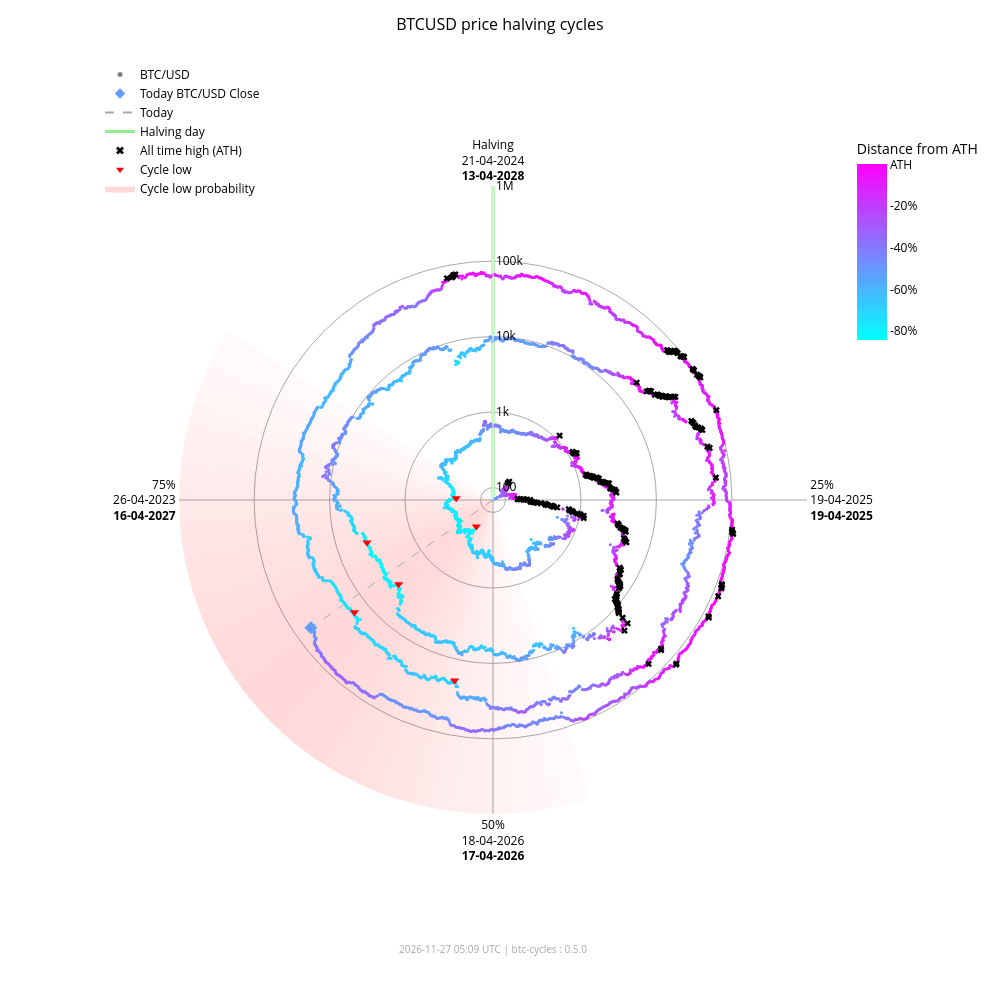

The notebook cell this image was saved under:
### Markdown cell above
### Interactive chart (plotly)

### Code cell
fig_interactive = btc.plot(
    kind="interactive",
    from_date="2012-11-28",
)
# plotly config for interactivity
config = {"scrollZoom": True, "displayModeBar": True}
# display in notebook
fig_interactive.show(config=config)

### Figure 1 — Plotly figure (JSON) as saved in the notebook; plotly's stock layout.template omitted (floating-point values rounded to 4 significant figures; data arrays with more than 128 entries replaced by an {"elided": "..."} marker saying what was removed)
{"data": [{"fill": "toself", "fillcolor": "rgba(255,0,0,0.018306980149439524)", "hoverinfo": "skip", "line": {"width": 0}, "mode": "lines", "r": [68.43, 1000000, 1000000, 68.43, 68.43], "showlegend": false, "theta": [162.0, 162.0, 165.6, 165.6, 162.0], "type": "scatterpolar"}, {"fill": "toself", "fillcolor": "rgba(255,0,0,0.02405911634527998)", "hoverinfo": "skip", "line": {"width": 0}, "mode": "lines", "r": [68.43, 1000000, 1000000, 68.43, 68.43], "showlegend": false, "theta": [165.6, 165.6, 169.2, 169.2, 165.6], "type": "scatterpolar"}, {"fill": "toself", "fillcolor": "rgba(255,0,0,0.030803449372254352)", "hoverinfo": "skip", "line": {"width": 0}, "mode": "lines", "r": [68.43, 1000000, 1000000, 68.43, 68.43], "showlegend": false, "theta": [169.2, 169.2, 172.8, 172.8, 169.2], "type": "scatterpolar"}, {"fill": "toself", "fillcolor": "rgba(255,0,0,0.03847233586005252)", "hoverinfo": "skip", "line": {"width": 0}, "mode": "lines", "r": [68.43, 1000000, 1000000, 68.43, 68.43], "showlegend": false, "theta": [172.8, 172.8, 176.4, 176.4, 172.8], "type": "scatterpolar"}, {"fill": "toself", "fillcolor": "rgba(255,0,0,0.04694405159551339)", "hoverinfo": "skip", "line": {"width": 0}, "mode": "lines", "r": [68.43, 1000000, 1000000, 68.43, 68.43], "showlegend": false, "theta": [176.4, 176.4, 180.0, 180.0, 176.4], "type": "scatterpolar"}, {"fill": "toself", "fillcolor": "rgba(255,0,0,0.05605603979818329)", "hoverinfo": "skip", "line": {"width": 0}, "mode": "lines", "r": [68.43, 1000000, 1000000, 68.43, 68.43], "showlegend": false, "theta": [180.0, 180.0, 183.6, 183.6, 180.0], "type": "scatterpolar"}, {"fill": "toself", "fillcolor": "rgba(255,0,0,0.06562330627802694)", "hoverinfo": "skip", "line": {"width": 0}, "mode": "lines", "r": [68.43, 1000000, 1000000, 68.43, 68.43], "showlegend": false, "theta": [183.6, 183.6, 187.2, 187.2, 183.6], "type": "scatterpolar"}, {"fill": "toself", "fillcolor": "rgba(255,0,0,0.07545707932574237)", "hoverinfo": "skip", "line": {"width": 0}, "mode": "lines", "r": [68.43, 1000000, 1000000, 68.43, 68.43], "showlegend": false, "theta": [187.2, 187.2, 190.8, 190.8, 187.2], "type": "scatterpolar"}, {"fill": "toself", "fillcolor": "rgba(255,0,0,0.08537841060169407)", "hoverinfo": "skip", "line": {"width": 0}, "mode": "lines", "r": [68.43, 1000000, 1000000, 68.43, 68.43], "showlegend": false, "theta": [190.8, 190.8, 194.4, 194.4, 190.8], "type": "scatterpolar"}, {"fill": "toself", "fillcolor": "rgba(255,0,0,0.09522272137134848)", "hoverinfo": "skip", "line": {"width": 0}, "mode": "lines", "r": [68.43, 1000000, 1000000, 68.43, 68.43], "showlegend": false, "theta": [194.4, 194.4, 198.0, 198.0, 194.4], "type": "scatterpolar"}, {"fill": "toself", "fillcolor": "rgba(255,0,0,0.10483418800389058)", "hoverinfo": "skip", "line": {"width": 0}, "mode": "lines", "r": [68.43, 1000000, 1000000, 68.43, 68.43], "showlegend": false, "theta": [198.0, 198.0, 201.6, 201.6, 198.0], "type": "scatterpolar"}, {"fill": "toself", "fillcolor": "rgba(255,0,0,0.11405248627197925)", "hoverinfo": "skip", "line": {"width": 0}, "mode": "lines", "r": [68.43, 1000000, 1000000, 68.43, 68.43], "showlegend": false, "theta": [201.6, 201.6, 205.2, 205.2, 201.6], "type": "scatterpolar"}, {"fill": "toself", "fillcolor": "rgba(255,0,0,0.12269756305009562)", "hoverinfo": "skip", "line": {"width": 0}, "mode": "lines", "r": [68.43, 1000000, 1000000, 68.43, 68.43], "showlegend": false, "theta": [205.2, 205.2, 208.8, 208.8, 205.2], "type": "scatterpolar"}, {"fill": "toself", "fillcolor": "rgba(255,0,0,0.13055959037792858)", "hoverinfo": "skip", "line": {"width": 0}, "mode": "lines", "r": [68.43, 1000000, 1000000, 68.43, 68.43], "showlegend": false, "theta": [208.8, 208.8, 212.4, 212.4, 208.8], "type": "scatterpolar"}, {"fill": "toself", "fillcolor": "rgba(255,0,0,0.13740037014073872)", "hoverinfo": "skip", "line": {"width": 0}, "mode": "lines", "r": [68.43, 1000000, 1000000, 68.43, 68.43], "showlegend": false, "theta": [212.4, 212.4, 216.0, 216.0, 212.4], "type": "scatterpolar"}, {"fill": "toself", "fillcolor": "rgba(255,0,0,0.14296927208088228)", "hoverinfo": "skip", "line": {"width": 0}, "mode": "lines", "r": [68.43, 1000000, 1000000, 68.43, 68.43], "showlegend": false, "theta": [216.0, 216.0, 219.6, 219.6, 216.0], "type": "scatterpolar"}, {"fill": "toself", "fillcolor": "rgba(255,0,0,0.14703219887325494)", "hoverinfo": "skip", "line": {"width": 0}, "mode": "lines", "r": [68.43, 1000000, 1000000, 68.43, 68.43], "showlegend": false, "theta": [219.6, 219.6, 223.2, 223.2, 219.6], "type": "scatterpolar"}, {"fill": "toself", "fillcolor": "rgba(255,0,0,0.14940752827264187)", "hoverinfo": "skip", "line": {"width": 0}, "mode": "lines", "r": [68.43, 1000000, 1000000, 68.43, 68.43], "showlegend": false, "theta": [223.2, 223.2, 226.8, 226.8, 223.2], "type": "scatterpolar"}, {"fill": "toself", "fillcolor": "rgba(255,0,0,0.15)", "hoverinfo": "skip", "line": {"width": 0}, "mode": "lines", "r": [68.43, 1000000, 1000000, 68.43, 68.43], "showlegend": false, "theta": [226.8, 226.8, 230.4, 230.4, 226.8], "type": "scatterpolar"}, {"fill": "toself", "fillcolor": "rgba(255,0,0,0.14882314851976614)", "hoverinfo": "skip", "line": {"width": 0}, "mode": "lines", "r": [68.43, 1000000, 1000000, 68.43, 68.43], "showlegend": false, "theta": [230.4, 230.4, 234.0, 234.0, 230.4], "type": "scatterpolar"}, {"fill": "toself", "fillcolor": "rgba(255,0,0,0.14600334989350275)", "hoverinfo": "skip", "line": {"width": 0}, "mode": "lines", "r": [68.43, 1000000, 1000000, 68.43, 68.43], "showlegend": false, "theta": [234.0, 234.0, 237.6, 237.6, 234.0], "type": "scatterpolar"}, {"fill": "toself", "fillcolor": "rgba(255,0,0,0.14176315293000513)", "hoverinfo": "skip", "line": {"width": 0}, "mode": "lines", "r": [68.43, 1000000, 1000000, 68.43, 68.43], "showlegend": false, "theta": [237.6, 237.6, 241.2, 241.2, 237.6], "type": "scatterpolar"}, {"fill": "toself", "fillcolor": "rgba(255,0,0,0.1363869302869166)", "hoverinfo": "skip", "line": {"width": 0}, "mode": "lines", "r": [68.43, 1000000, 1000000, 68.43, 68.43], "showlegend": false, "theta": [241.2, 241.2, 244.8, 244.8, 241.2], "type": "scatterpolar"}, {"fill": "toself", "fillcolor": "rgba(255,0,0,0.13017643696734477)", "hoverinfo": "skip", "line": {"width": 0}, "mode": "lines", "r": [68.43, 1000000, 1000000, 68.43, 68.43], "showlegend": false, "theta": [244.8, 244.8, 248.4, 248.4, 244.8], "type": "scatterpolar"}, {"fill": "toself", "fillcolor": "rgba(255,0,0,0.1234063302665758)", "hoverinfo": "skip", "line": {"width": 0}, "mode": "lines", "r": [68.43, 1000000, 1000000, 68.43, 68.43], "showlegend": false, "theta": [248.4, 248.4, 252.0, 252.0, 248.4], "type": "scatterpolar"}, {"fill": "toself", "fillcolor": "rgba(255,0,0,0.11628949020714345)", "hoverinfo": "skip", "line": {"width": 0}, "mode": "lines", "r": [68.43, 1000000, 1000000, 68.43, 68.43], "showlegend": false, "theta": [252.0, 252.0, 255.6, 255.6, 252.0], "type": "scatterpolar"}, {"fill": "toself", "fillcolor": "rgba(255,0,0,0.108959277972535)", "hoverinfo": "skip", "line": {"width": 0}, "mode": "lines", "r": [68.43, 1000000, 1000000, 68.43, 68.43], "showlegend": false, "theta": [255.6, 255.6, 259.2, 259.2, 255.6], "type": "scatterpolar"}, {"fill": "toself", "fillcolor": "rgba(255,0,0,0.1014715299920515)", "hoverinfo": "skip", "line": {"width": 0}, "mode": "lines", "r": [68.43, 1000000, 1000000, 68.43, 68.43], "showlegend": false, "theta": [259.2, 259.2, 262.8, 262.8, 259.2], "type": "scatterpolar"}, {"fill": "toself", "fillcolor": "rgba(255,0,0,0.09382430417652897)", "hoverinfo": "skip", "line": {"width": 0}, "mode": "lines", "r": [68.43, 1000000, 1000000, 68.43, 68.43], "showlegend": false, "theta": [262.8, 262.8, 266.4, 266.4, 262.8], "type": "scatterpolar"}, {"fill": "toself", "fillcolor": "rgba(255,0,0,0.08598937207621672)", "hoverinfo": "skip", "line": {"width": 0}, "mode": "lines", "r": [68.43, 1000000, 1000000, 68.43, 68.43], "showlegend": false, "theta": [266.4, 266.4, 270.0, 270.0, 266.4], "type": "scatterpolar"}, {"fill": "toself", "fillcolor": "rgba(255,0,0,0.07794710108398434)", "hoverinfo": "skip", "line": {"width": 0}, "mode": "lines", "r": [68.43, 1000000, 1000000, 68.43, 68.43], "showlegend": false, "theta": [270.0, 270.0, 273.6, 273.6, 270.0], "type": "scatterpolar"}, {"fill": "toself", "fillcolor": "rgba(255,0,0,0.06971614429145927)", "hoverinfo": "skip", "line": {"width": 0}, "mode": "lines", "r": [68.43, 1000000, 1000000, 68.43, 68.43], "showlegend": false, "theta": [273.6, 273.6, 277.2, 277.2, 273.6], "type": "scatterpolar"}, {"fill": "toself", "fillcolor": "rgba(255,0,0,0.061371174705723626)", "hoverinfo": "skip", "line": {"width": 0}, "mode": "lines", "r": [68.43, 1000000, 1000000, 68.43, 68.43], "showlegend": false, "theta": [277.2, 277.2, 280.8, 280.8, 277.2], "type": "scatterpolar"}, {"fill": "toself", "fillcolor": "rgba(255,0,0,0.05304520605236535)", "hoverinfo": "skip", "line": {"width": 0}, "mode": "lines", "r": [68.43, 1000000, 1000000, 68.43, 68.43], "showlegend": false, "theta": [280.8, 280.8, 284.4, 284.4, 280.8], "type": "scatterpolar"}, {"fill": "toself", "fillcolor": "rgba(255,0,0,0.044916938988340704)", "hoverinfo": "skip", "line": {"width": 0}, "mode": "lines", "r": [68.43, 1000000, 1000000, 68.43, 68.43], "showlegend": false, "theta": [284.4, 284.4, 288.0, 288.0, 284.4], "type": "scatterpolar"}, {"fill": "toself", "fillcolor": "rgba(255,0,0,0.0371870550186571)", "hoverinfo": "skip", "line": {"width": 0}, "mode": "lines", "r": [68.43, 1000000, 1000000, 68.43, 68.43], "showlegend": false, "theta": [288.0, 288.0, 291.6, 291.6, 288.0], "type": "scatterpolar"}, {"fill": "toself", "fillcolor": "rgba(255,0,0,0.030049603184432498)", "hoverinfo": "skip", "line": {"width": 0}, "mode": "lines", "r": [68.43, 1000000, 1000000, 68.43, 68.43], "showlegend": false, "theta": [291.6, 291.6, 295.2, 295.2, 291.6], "type": "scatterpolar"}, {"fill": "toself", "fillcolor": "rgba(255,0,0,0.023665126797805223)", "hoverinfo": "skip", "line": {"width": 0}, "mode": "lines", "r": [68.43, 1000000, 1000000, 68.43, 68.43], "showlegend": false, "theta": [295.2, 295.2, 298.8, 298.8, 295.2], "type": "scatterpolar"}, {"fill": "toself", "fillcolor": "rgba(255,0,0,0.018141004067302662)", "hoverinfo": "skip", "line": {"width": 0}, "mode": "lines", "r": [68.43, 1000000, 1000000, 68.43, 68.43], "showlegend": false, "theta": [298.8, 298.8, 302.4, 302.4, 298.8], "type": "scatterpolar"}, {"hoverinfo": "skip", "line": {"color": "darkgrey", "dash": "dash", "width": 1}, "mode": "lines", "r": [68.43, 60490.0], "showlegend": false, "theta": [235.0, 235.0], "type": "scatterpolar"}, {"hoverinfo": "skip", "line": {"color": "lightgreen", "width": 3}, "mode": "lines", "r": [68.43, 1000000], "showlegend": false, "theta": [0, 0], "type": "scatterpolar"}, {"hoverinfo": "text", "marker": {"color": {"elided": "4962 str values"}, "size": 3}, "mode": "markers", "r": {"elided": "4962 float values"}, "showlegend": false, "text": {"elided": "4962 str values"}, "theta": {"elided": "4962 float values"}, "type": "scatterpolar"}, {"hoverinfo": "text", "marker": {"color": "#649bff", "size": 10, "symbol": "diamond"}, "mode": "markers", "r": [60490.0], "showlegend": false, "text": ["Today<br>Date: 2026-11-26<br>Price: $60,494.71"], "theta": [235.0], "type": "scatterpolar"}, {"hoverinfo": "text", "marker": {"color": "black", "size": 6, "symbol": "x"}, "mode": "markers", "r": {"elided": "182 float values"}, "showlegend": false, "text": {"elided": "182 str values"}, "theta": {"elided": "182 float values"}, "type": "scatterpolar"}, {"hoverinfo": "text", "marker": {"color": "red", "size": 8, "symbol": "triangle-down"}, "mode": "markers", "r": [178.1, 210.5, 3237.0, 3961.0, 19020.0, 15790.0], "showlegend": false, "text": ["Cycle Low<br>Date: 2015-01-14<br>Price: $178.10<br>ATH distance: -84.5%", "Cycle Low<br>Date: 2015-08-24<br>Price: $210.49<br>ATH distance: -81.7%", "Cycle Low<br>Date: 2018-12-15<br>Price: $3,236.76<br>ATH distance: -83.4%", "Cycle Low<br>Date: 2019-03-15<br>Price: $3,960.91<br>ATH distance: -79.7%", "Cycle Low<br>Date: 2022-06-18<br>Price: $19,017.64<br>ATH distance: -71.9%", "Cycle Low<br>Date: 2022-11-21<br>Price: $15,787.28<br>ATH distance: -76.6%"], "theta": [212.1, 272.7, 228.3, 251.4, 192.0, 231.0], "type": "scatterpolar"}, {"marker": {"color": "grey", "size": 5}, "mode": "markers", "name": "BTC/USD", "r": [null], "theta": [null], "type": "scatterpolar"}, {"marker": {"color": "#649bff", "size": 8, "symbol": "diamond"}, "mode": "markers", "name": "Today BTC/USD Close", "r": [null], "theta": [null], "type": "scatterpolar"}, {"line": {"color": "darkgrey", "dash": "dash"}, "mode": "lines", "name": "Today", "r": [null], "theta": [null], "type": "scatterpolar"}, {"line": {"color": "lightgreen", "width": 3}, "mode": "lines", "name": "Halving day", "r": [null], "theta": [null], "type": "scatterpolar"}, {"marker": {"color": "black", "size": 7, "symbol": "x"}, "mode": "markers", "name": "All time high (ATH)", "r": [null], "theta": [null], "type": "scatterpolar"}, {"marker": {"color": "red", "size": 7, "symbol": "triangle-down"}, "mode": "markers", "name": "Cycle low", "r": [null], "theta": [null], "type": "scatterpolar"}, {"fill": "toself", "fillcolor": "rgba(255,0,0,0.15)", "line": {"width": 0}, "mode": "lines", "name": "Cycle low probability", "r": [null], "theta": [null], "type": "scatterpolar"}, {"hoverinfo": "skip", "marker": {"cmax": 0, "cmin": -0.8453, "color": [0], "colorbar": {"len": 0.25, "ticktext": ["ATH", "-20%", "-40%", "-60%", "-80%", "-100%"], "tickvals": [0, -0.2, -0.4, -0.6, -0.8, -1.0], "title": {"text": "Distance from ATH"}, "x": 0.95, "y": 0.92, "yanchor": "top"}, "colorscale": {"elided": "256x2 mixed values"}, "showscale": true, "size": 0}, "mode": "markers", "r": [null], "showlegend": false, "theta": [null], "type": "scatterpolar"}], "layout": {"annotations": [{"font": {"color": "darkgrey", "size": 10}, "showarrow": false, "text": "2026-11-27 05:09 UTC | btc-cycles : 0.5.0", "x": 0.5, "xref": "paper", "y": -0.02, "yref": "paper"}], "font": {"color": "black"}, "height": 1000, "legend": {"bgcolor": "rgba(0,0,0,0)", "font": {"color": "black"}, "x": 0.0, "y": 1.0}, "margin": {"b": 60, "l": 100, "r": 80, "t": 60}, "paper_bgcolor": "white", "plot_bgcolor": "white", "polar": {"angularaxis": {"color": "black", "direction": "clockwise", "gridcolor": "darkgrey", "rotation": 90, "ticktext": ["Halving<br>21-04-2024<br><b>13-04-2028</b>", "25%<br>19-04-2025<br><b>19-04-2025</b>", "50%<br>18-04-2026<br><b>17-04-2026</b>", "75%<br>26-04-2023<br><b>16-04-2027</b>"], "tickvals": [0, 90, 180, 270]}, "bgcolor": "white", "domain": {"x": [0.1, 0.9], "y": [0.05, 0.95]}, "radialaxis": {"angle": 90, "color": "black", "gridcolor": "darkgrey", "range": [1.835, 6.0], "tickangle": 90, "ticktext": ["100", "1k", "10k", "100k", "1M"], "tickvals": [100, 1000, 10000, 100000, 1000000], "type": "log"}}, "title": {"font": {"color": "black", "size": 16}, "text": "BTCUSD price halving cycles", "x": 0.5}, "width": 1000}}
